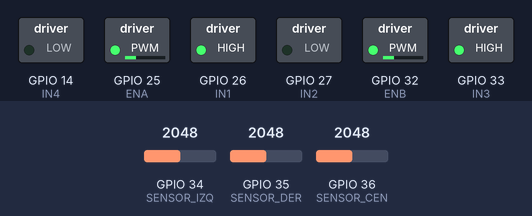
This sketch was run on a simulated ESP32. Parts: switched loads named in the sketch (green lamp = pin HIGH). The test bench sets the inputs (shaded band); at power-on: GPIO 34 (SENSOR_IZQ) = 2048, GPIO 35 (SENSOR_DER) = 2048, GPIO 36 (SENSOR_CEN) = 2048. What the sketch prints to the serial monitor is not drawn.

Above: at 5.1 s.
Timing chart, 0 to 6.6 s (numbered marks = the images above):
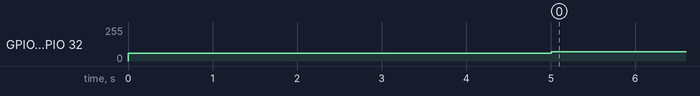

The sketch:

LineFollower.ino
```cpp
// Pines sensores
#define SENSOR_IZQ 34     // Pin analógico del sensor izquierdo
#define SENSOR_CEN 36     // Pin analógico del sensor central
#define SENSOR_DER 35     // Pin analógico del sensor derecho

// Pines motores
#define ENA 25            // Pin de PWM para motor izquierdo
#define IN1 26            // Dirección 1 del motor izquierdo
#define IN2 27            // Dirección 2 del motor izquierdo

#define ENB 32            // Pin de PWM para motor derecho
#define IN3 33            // Dirección 1 del motor derecho
#define IN4 14            // Dirección 2 del motor derecho

// PWM
#define CH_A 0            // Canal PWM para el motor izquierdo
#define CH_B 1            // Canal PWM para el motor derecho

// Variables sensores para calibración
int minIzq = 4095, maxIzq = 0; // Valores extremos para normalizar sensor izquierdo
int minCen = 4095, maxCen = 0; // Valores extremos para normalizar sensor central
int minDer = 4095, maxDer = 0; // Valores extremos para normalizar sensor derecho

// Constantes y variables del controlador PID
float Kp = 10;                 // Ganancia proporcional
float Ki = 0;                  // Ganancia integral (no usada en este caso)
float Kd = 4;                  // Ganancia derivativa
float error = 0;               // Error actual
float integral = 0;           // Integral acumulada del error
float lastError = 0;          // Error del ciclo anterior

// Velocidades base y máxima de los motores
int baseSpeed = 70;           // Velocidad base del robot
int maxSpeed = 100;           // Velocidad máxima permitida

void setup() {
  Serial.begin(115200);       // Inicializa la comunicación serial

  // Configura los pines de sensores como entrada
  pinMode(SENSOR_IZQ, INPUT);
  pinMode(SENSOR_CEN, INPUT);
  pinMode(SENSOR_DER, INPUT);

  // Configura los pines de dirección de los motores como salida
  pinMode(IN1, OUTPUT);
  pinMode(IN2, OUTPUT);
  pinMode(IN3, OUTPUT);
  pinMode(IN4, OUTPUT);

  // Configura los canales PWM con frecuencia de 1kHz y resolución de 8 bits
  ledcSetup(CH_A, 1000, 8);         // Canal A
  ledcAttachPin(ENA, CH_A);        // Asocia ENA al canal A

  ledcSetup(CH_B, 1000, 8);         // Canal B
  ledcAttachPin(ENB, CH_B);         // Asocia ENB al canal B

  // Calibración de sensores durante 5 segundos
  Serial.println("🔧 Calibrando sensores (5 segundos)...");
  calibrarSensores();
  Serial.println("✅ Calibración completa.");
}

void loop() {
  // Lecturas analógicas de los sensores
  int valIzq = analogRead(SENSOR_IZQ);
  int valCen = analogRead(SENSOR_CEN);
  int valDer = analogRead(SENSOR_DER);

  // Normalización de los valores (0 a 1000)
  int normIzq = map(valIzq, minIzq, maxIzq, 1000, 0);
  int normCen = map(valCen, minCen, maxCen, 1000, 0);
  int normDer = map(valDer, minDer, maxDer, 1000, 0);

  // Cálculo del error ponderado con los tres sensores
  // El sensor central tiene peso 0 porque debería estar centrado en la línea
  // Los sensores izquierdo y derecho determinan la desviación
  error = (normDer - normIzq) + 0.5 * (normDer + normIzq - 2 * normCen);

  // Cálculo del término integral y derivativo
  integral += error;
  float derivative = error - lastError;

  // Cálculo de la corrección PID
  float correction = Kp * error + Ki * integral + Kd * derivative;

  // Almacena el error actual para el siguiente ciclo
  lastError = error;

  // Calcula la velocidad corregida para cada motor
  int velIzq = baseSpeed - correction;
  int velDer = baseSpeed + correction;

  // Limita las velocidades a los valores permitidos
  velIzq = constrain(velIzq, 0, maxSpeed);
  velDer = constrain(velDer, 0, maxSpeed);

  // Aplica la velocidad a los motores
  moverMotor(velIzq, velDer);

  // Pequeña pausa para evitar sobrecarga
  delay(10);
}

// Función para calibrar sensores durante 5 segundos
void calibrarSensores() {
  unsigned long startTime = millis();
  while (millis() - startTime < 5000) {
    int valIzq = analogRead(SENSOR_IZQ);
    int valCen = analogRead(SENSOR_CEN);
    int valDer = analogRead(SENSOR_DER);

    // Actualiza los valores mínimos y máximos detectados
    if (valIzq < minIzq) minIzq = valIzq;
    if (valIzq > maxIzq) maxIzq = valIzq;

    if (valCen < minCen) minCen = valCen;
    if (valCen > maxCen) maxCen = valCen;

    if (valDer < minDer) minDer = valDer;
    if (valDer > maxDer) maxDer = valDer;

    // Hace girar el robot lentamente para captar el entorno
    moverMotor(60, 60);
    delay(5);
  }
  // Detiene el robot después de calibrar
  moverMotor(0, 0);
}

// Función para mover los motores con velocidades específicas
void moverMotor(int velIzq, int velDer) {
  // Configura dirección hacia adelante en ambos motores
  digitalWrite(IN1, HIGH);
  digitalWrite(IN2, LOW);

  digitalWrite(IN3, HIGH);
  digitalWrite(IN4, LOW);

  // Aplica velocidad con PWM
  ledcWrite(CH_A, velIzq);
  ledcWrite(CH_B, velDer);
}
```

Measured:
- by itself, GPIO 25 (ENA), GPIO 32 (ENB): 60/255 → 70/255 at 5.0 s
